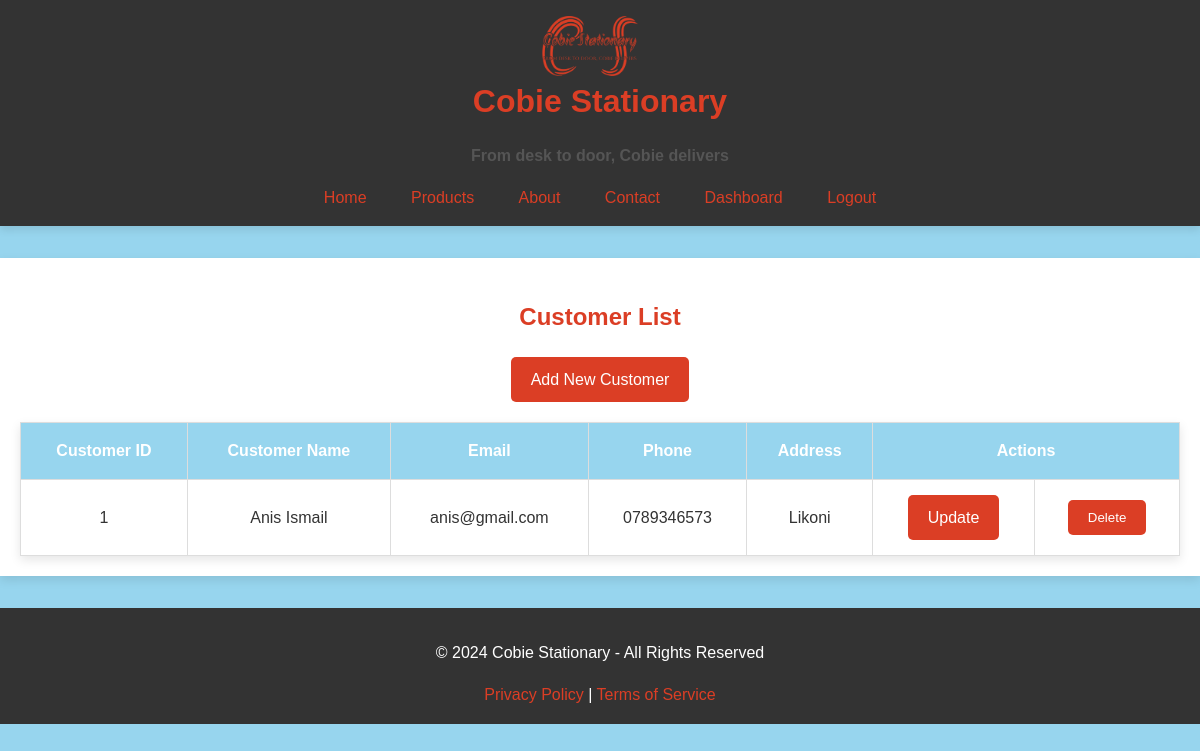
The app's page /reg/view/customers (signed in) with its own data.
### app/models.py (models this page shows, shortened)
class Customer(db.Model):
    __tablename__ = 'customers'
    customer_id = db.Column(db.Integer, primary_key=True, autoincrement=True)
    customer_name = db.Column(db.String(255), nullable=False)
    email = db.Column(db.String(255), nullable=True)
    phone = db.Column(db.String(20), nullable=True)
    address = db.Column(db.Text, nullable=True)
    sales = db.relationship('Sale', backref='customer', lazy=True)

### app/reg/routes.py (the view)
@reg_bp.route('/view/customers')
@login_required
def view_customers():
    customers = Customer.query.all()
    return render_template('view_customers.html',customers=customers)

### app/__init__.py (called while the page is built)
def create_app():
    app = Flask(__name__)
    app.config.from_object(Config)
    app.config['REMEMBER_COOKIE_DURATION'] = timedelta(minutes=1)
    db.init_app(app)
    login_manager.init_app(app)
    login_manager.login_view = 'auth.login'
    migrate.init_app(app,db)
    @login_manager.user_loader
    def load_user(user_id):
        return User.query.get(int(user_id))
    with app.app_context():
        db.create_all()  # Creates tables if they don't exist
    from app.base import base_bp
    app.register_blueprint(base_bp, url_prefix='')
    from app.reg import reg_bp
    app.register_blueprint(reg_bp, url_prefix='/reg')
    from app.auth import auth_bp
    app.register_blueprint(auth_bp, url_prefix='/auth')
    from app.inventory import inventory_bp
    app.register_blueprint(inventory_bp, url_prefix='/inventory')
    return app

### app/reg/templates/view_customers.html (shortened to what this page needs)
{% extends 'base.html' %}
{% block head %}
<link rel="stylesheet" href="{{ url_for('static', filename='css/tables.css') }}">
{% endblock %}
{% block content %}
    <h2>Customer List</h2>
    <a href="{{ url_for('reg.add_customer') }}" class="btn btn-primary mb-3">Add New Customer</a>
    <table class="table table-striped">
        <thead>
            <tr>
                <th>Customer ID</th>
                <th>Customer Name</th>
                <th>Email</th>
                <th>Phone</th>
                <th>Address</th>
                <th colspan="2">Actions</th>
            </tr>
        </thead>
        <tbody>
            {% for customer in customers %}
            <tr>
                <td>{{ customer.customer_id }}</td>
                <td>{{ customer.customer_name }}</td>
                <td>{{ customer.email }}</td>
                <td>{{ customer.phone }}</td>
                <td>{{ customer.address }}</td>
                <td>
                    <a href="{{ url_for('reg.update_customer', customer_id=customer.customer_id) }}" class="btn btn-warning">Update</a>
                </td>
                <td>
                    <form action="{{ url_for('reg.delete_customer', customer_id=customer.customer_id) }}" method="POST" onsubmit="return confirm('Are you sure you want to delete this customer?');">
                        <button type="submit" class="btn btn-danger">Delete</button>
                    </form>
                </td>
            </tr>
            {% endfor %}
        </tbody>
    </table>
{% endblock %}

### app/static/css/styles.css (style rules this page uses)
body { background-color: #97D5EE; color: #DB3E25; font-family: 'Arial', sans-serif; margin: 0; padding: 0; line-height: 1.6; text-align: center; }

### app/static/css/tables.css (style rules this page uses)
.table { width: 100%; border-collapse: collapse; margin-top: 20px; box-shadow: 0px 4px 10px rgba(0, 0, 0, 0.1); }
.table th, .table td { padding: 15px; border: 1px solid #ddd; text-align: center; }
.table th { background-color: #97D5EE; color: #ffffff; font-weight: bold; }
.table tbody td { color: #333333; }
.btn { padding: 10px 20px; background-color: #DB3E25; color: #ffffff; border: none; border-radius: 5px; cursor: pointer; text-decoration: none; display: inline-block; transition: background-color 0.3s ease; }

### records on screen
Customer: customer_id "1", customer_name "Anis Ismail", email "anis@gmail.com", phone "0789346573", address "Likoni"
